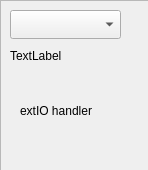
<?xml version="1.0" encoding="UTF-8"?>
<ui version="4.0">
 <class>extioWidget</class>
 <widget class="QWidget" name="extioWidget">
  <property name="geometry">
   <rect>
    <x>0</x>
    <y>0</y>
    <width>148</width>
    <height>170</height>
   </rect>
  </property>
  <property name="windowTitle">
   <string>extIO control</string>
  </property>
  <widget class="QFrame" name="frame">
   <property name="geometry">
    <rect>
     <x>0</x>
     <y>0</y>
     <width>151</width>
     <height>231</height>
    </rect>
   </property>
   <property name="frameShape">
    <enum>QFrame::StyledPanel</enum>
   </property>
   <property name="frameShadow">
    <enum>QFrame::Raised</enum>
   </property>
   <widget class="QLabel" name="label">
    <property name="geometry">
     <rect>
      <x>20</x>
      <y>100</y>
      <width>121</width>
      <height>21</height>
     </rect>
    </property>
    <property name="text">
     <string>extIO handler</string>
    </property>
   </widget>
   <widget class="QLabel" name="nameofdll">
    <property name="geometry">
     <rect>
      <x>10</x>
      <y>80</y>
      <width>131</width>
      <height>21</height>
     </rect>
    </property>
    <property name="text">
     <string/>
    </property>
   </widget>
   <widget class="QLabel" name="status">
    <property name="geometry">
     <rect>
      <x>10</x>
      <y>40</y>
      <width>121</width>
      <height>31</height>
     </rect>
    </property>
    <property name="text">
     <string>TextLabel</string>
    </property>
   </widget>
   <widget class="QComboBox" name="theSelector">
    <property name="geometry">
     <rect>
      <x>10</x>
      <y>10</y>
      <width>111</width>
      <height>29</height>
     </rect>
    </property>
   </widget>
  </widget>
 </widget>
 <resources/>
 <connections/>
</ui>
